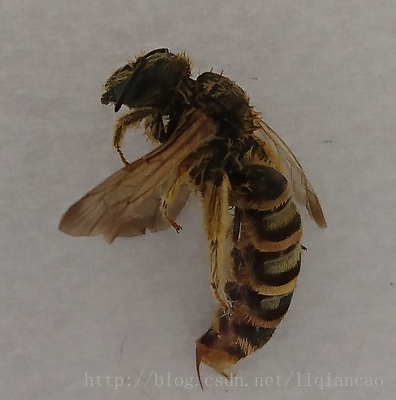
#> input picture data/test2.png, 396 x 400 px
$ python matplot_test.py
#> lines starting #> are read from the running program, lines starting #| are printed output that depends on the picture
#!/usr/bin/env python
# encoding: utf-8
"""
@summary: show how to use matplotlib.pyplot
@since: 2017-11-22
@author: Keefe Wu
@requires: matplotlib
"""
__author__ = 'Keefe Wu'

import matplotlib.pyplot as plt


def get_image(path=''):
#> called with path = '../../data/test2.png'
    img = plt.imread(path)
#> img is the input picture: shape (400, 396, 4) float32; mean R, G, B, A 0.487, 0.456, 0.424, 1
    print(type(img))
#| <class 'numpy.ndarray'>
#| (400, 396, 4)
    if img.any() == None:  # judge image
        print('This file may not be available')
    return img


def base_rw(img):
    pass


# [29 lines left out: functions show_pie, make_gray, test, not called in this run]


def show_channels(img):
    """ show channel 打印通道 """
    import cv2
    def show_one_channel(channel, title=''):
        # 只打印一个通道
        plt.plot(channel[200, :])
        plt.title(title)
        plt.show()

    def show_rgb(img):
        """ 打印 RGB通道 """
        import matplotlib.pyplot as plt
        img = cv2.cvtColor(img, cv2.COLOR_BGR2RGB)
#> img: shape (400, 396, 3) float32
        fruits_all = [img, img[:, :, 0], img[:, :, 1], img[:, :, 2]]
        channels = ["RGB", "red", "green", "blue"]
        for i in range(4):  # 4个分量打印在一张图里
            plt.subplot(2, 2, i + 1)
            plt.imshow(fruits_all[i], cmap=plt.cm.gray)
            plt.title(channels[i])
        plt.show()
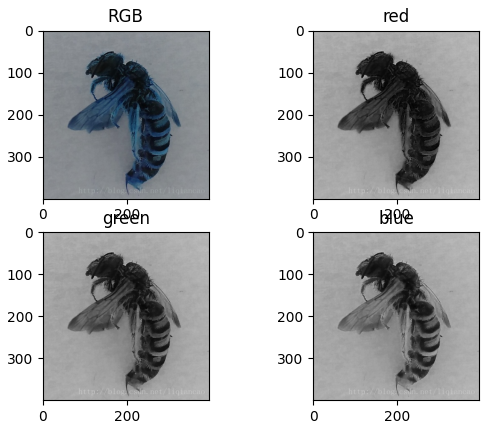
#> figure drawn by matplotlib, 4 panels; B, G, R data is drawn as R, G, B
        for fruit in fruits_all:
            print(fruit.shape)  # (行，列，色彩分量/通道数)
#> this loop made 4 passes
#| (400, 396, 3)
#| (400, 396)
#| (400, 396)
#| (400, 396)

        for i in range(4):  # 每个分量单独打印
            show_one_channel(fruits_all[i], channels[i])
#> this loop made 4 passes
#> pass 1, in show_one_channel, `plt.show()`:
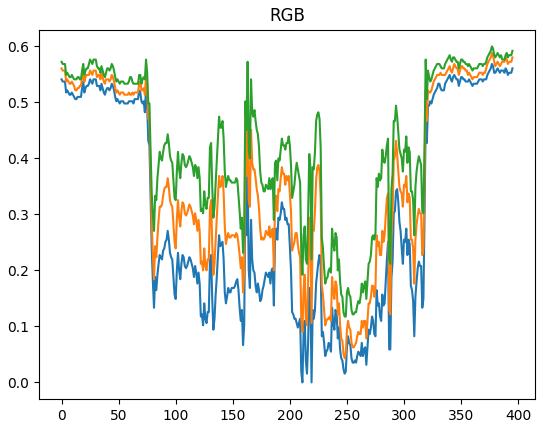
#> figure drawn by matplotlib, 1 panel; curve peaks at x = 377, y = 0.569; curve peaks at x = 377, y = 0.588; curve peaks at x = 377, y = 0.6
#> pass 2, in show_one_channel (call 2), `plt.show()`:
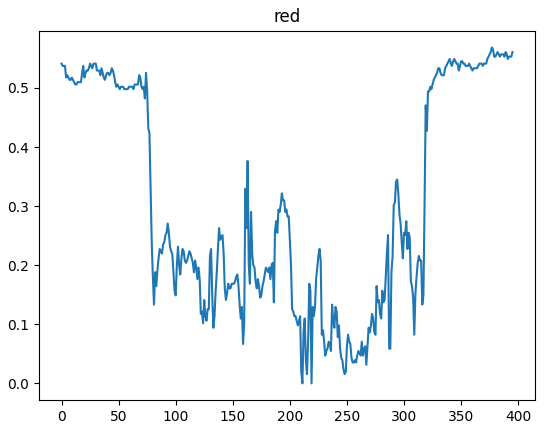
#> figure drawn by matplotlib, 1 panel; curve peaks at x = 377, y = 0.569

    # [9 lines left out: function show_hsl, not called in this run]

    print(img.shape)
    show_rgb(img)
    # show_hsl(img)


# [24 lines left out: function show_click, not called in this run]


if __name__ == '__main__':
    img = get_image("../../data/test2.png")
    # test(img)
    show_channels(img)
    # show_click(img)

$ run again, with data/test21.png copied over data/test2.png
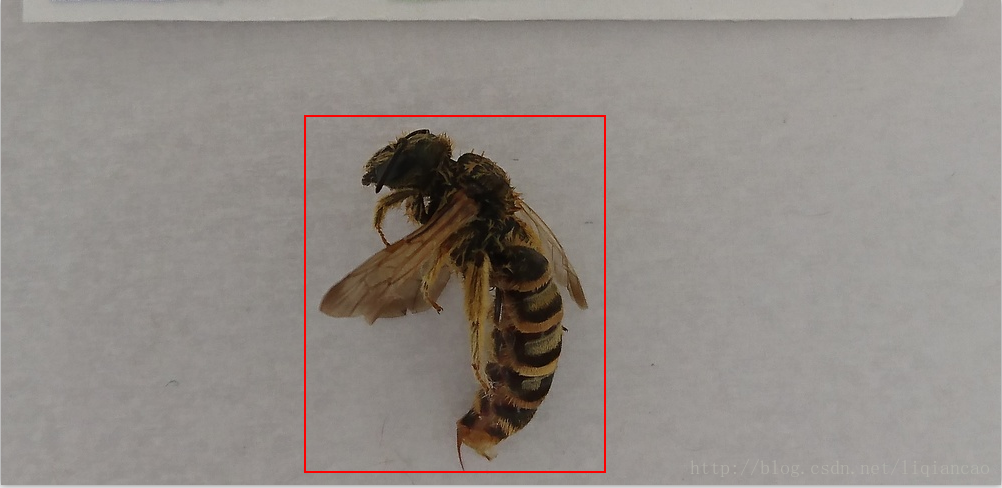
#> input picture data/test21.png, 1002 x 488 px
#> in get_image, img is the input picture: shape (488, 1002, 4) float32; mean R, G, B, A 0.57, 0.546, 0.526, 1
#| <class 'numpy.ndarray'>
#| (488, 1002, 4)
#> img: shape (488, 1002, 3) float32
#> in show_rgb, `plt.show()`:
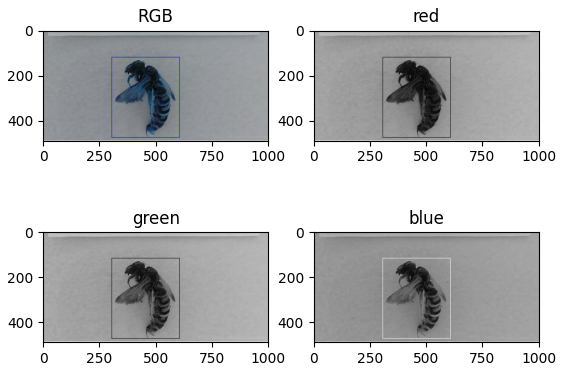
#> figure drawn by matplotlib, 4 panels; B, G, R data is drawn as R, G, B
#> the loop in show_rgb, `for fruit in fruits_all:` made 4 passes
#| (488, 1002, 3)
#| (488, 1002)
#| (488, 1002)
#| (488, 1002)
#> the loop in show_rgb, `for i in range(4):` made 4 passes
#> pass 2, in show_one_channel (call 2), `plt.show()`:
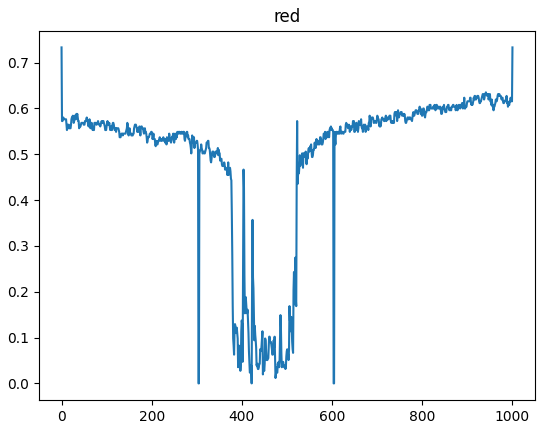
#> figure drawn by matplotlib, 1 panel; curve peaks at x = 0, y = 0.733

$ run again, with data/face.jpg saved as data/test2.png
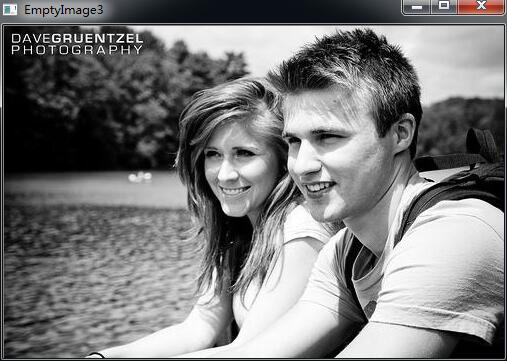
#> input picture data/face.jpg, 507 x 361 px
#> in get_image, img is the input picture: shape (361, 507, 3) float32; mean R, G, B 0.479, 0.479, 0.481
#| <class 'numpy.ndarray'>
#| (361, 507, 3)
#> in show_rgb, `plt.show()`:
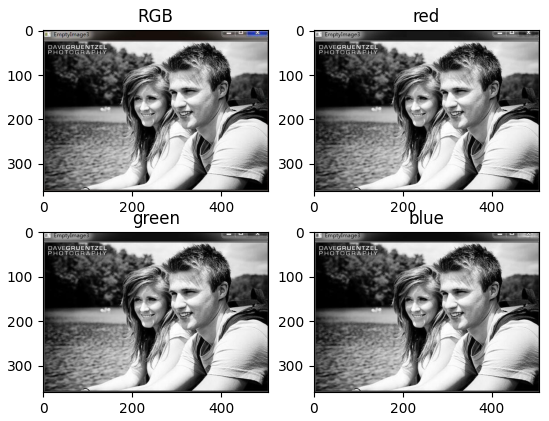
#> figure drawn by matplotlib, 4 panels; B, G, R data is drawn as R, G, B
#> the loop in show_rgb, `for fruit in fruits_all:` made 4 passes
#| (361, 507, 3)
#| (361, 507)
#| (361, 507)
#| (361, 507)
#> the loop in show_rgb, `for i in range(4):` made 4 passes
#> pass 2, in show_one_channel (call 2), `plt.show()`:
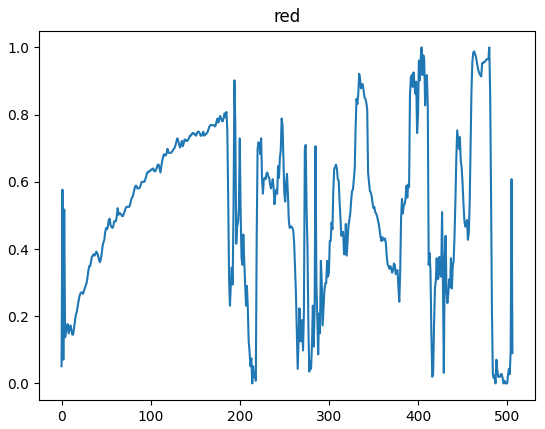
#> figure drawn by matplotlib, 1 panel; curve peaks at x = 404, y = 1
